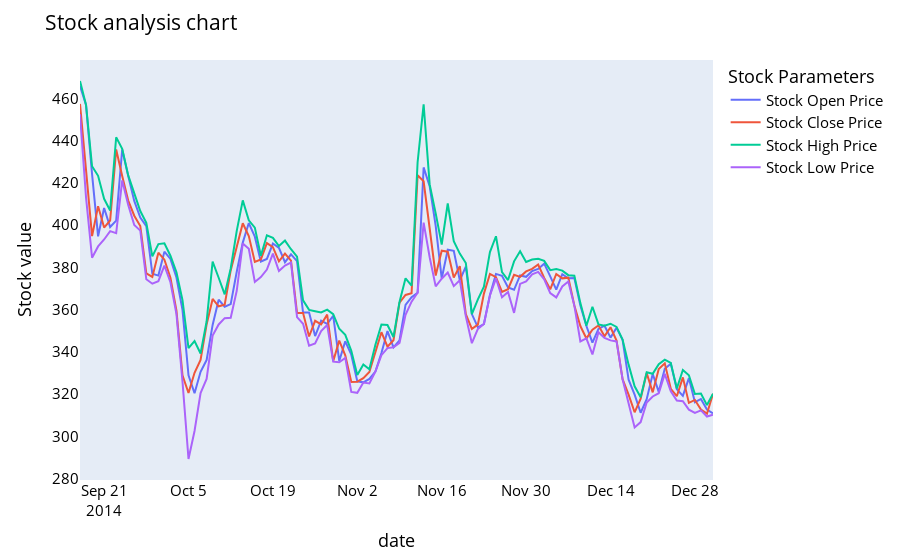

The cell this chart's notebook holds for it:
### Code cell
names = cycle(['Stock Open Price','Stock Close Price','Stock High Price','Stock Low Price'])

fig = px.line(y_2014, x=y_2014.date, y=[y_2014['open'], y_2014['close'], 
                                          y_2014['high'], y_2014['low']],
             labels={'Date': 'Date','value':'Stock value'})
fig.update_layout(title_text='Stock analysis chart', font_size=15, font_color='black',legend_title_text='Stock Parameters')
fig.for_each_trace(lambda t:  t.update(name = next(names)))
fig.update_xaxes(showgrid=False)
fig.update_yaxes(showgrid=False)

fig.show()
